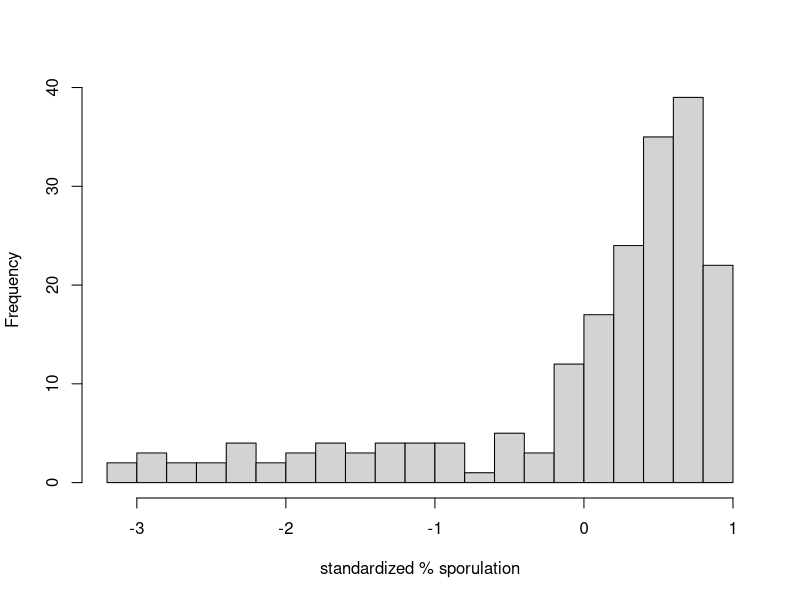
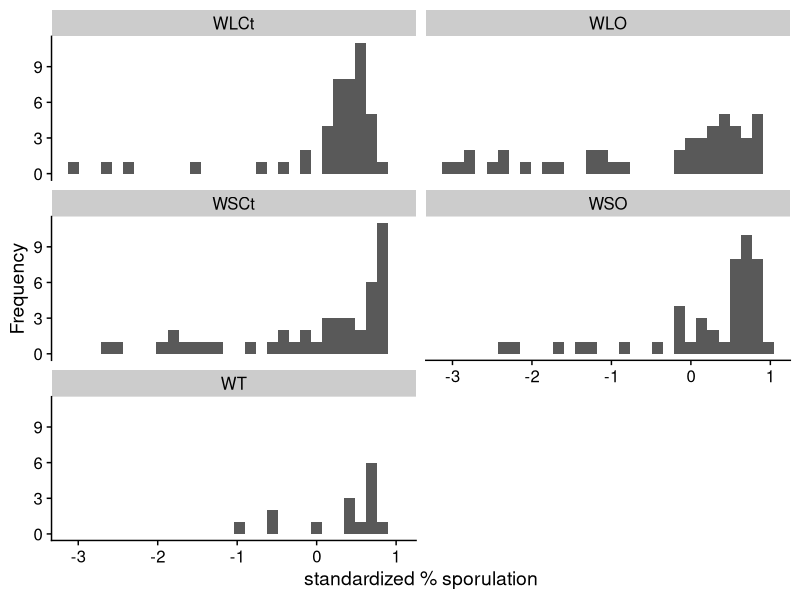
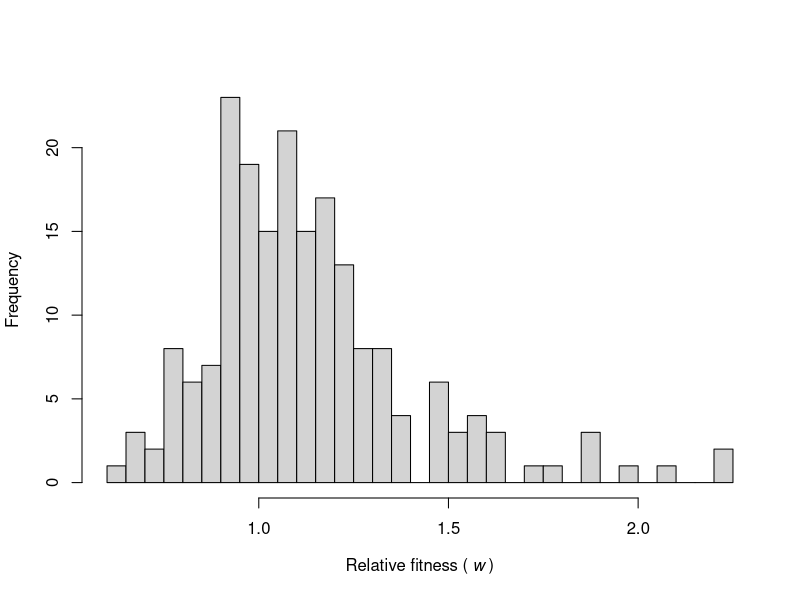

Write the R code that produced these figures, in order. (Note: this script raises an error after producing the figures.)
## ---- chunk 1
rm(list=ls())
# setwd("~/GitHub/coevolution-ts/")
require("dplyr")
require(here)
library(ggplot2)
library(cowplot)
## ---- chunk 2
data <- read.csv(here("data/sporulation-growth.csv"), header = TRUE, sep =",")
# data <- read.csv("./data/sporulation-growth.csv", header = TRUE, sep =",")

#select sporulation data time (24 or 48 hrs)
data <- filter(data, Tsample=="T48H")

perc.spore.std <- (data$perc.spore - mean(data$perc.spore)) / sd(data$perc.spore)
data <- data.frame(data, perc.spore.std)
## ---- chunk 3
# average fitness for ancestral strain
anc <- filter(data, host == "WT" & phage == "no_Phage" & line == "ANC")

anc.gr <- mean(anc$growth.rate)

rel.fit <- data$growth.rate / anc.gr

data <- data.frame(data, rel.fit)
## ---- chunk 4
spore.hist <- hist(data$perc.spore.std, main = NA, 
      xlab = "standardized % sporulation", ylab = "Frequency",
      breaks = 25)

data%>%
   ggplot(aes(perc.spore.std)) +
   geom_histogram() +
   facet_wrap(~culture, nrow = 3) +
   xlab("standardized % sporulation") +
   ylab("Frequency") + 
   theme_cowplot()
## ---- chunk 5
fitness.hist <- hist(data$rel.fit, main = NA, 
      xlab = expression('Relative fitness ('~italic(w)~')'), ylab = "Frequency",
      breaks = 25)
## ---- chunk 6
# Wild type host without seed bank and no phage
wt.np.anc <- filter(data, host == "WT" & phage == "no_Phage" & line == "ANC") %>%
   dplyr::select(colony, line, perc.spore.std, rel.fit) %>%
   group_by(colony) %>%
   summarize(perc.spore.std = mean(perc.spore.std), rel.fit = mean(rel.fit)) 

# Wild type host with short seed bank and no phage
wt.np.short <- filter(data, host == "WT" & phage == "no_Phage" & seed.bank == "short") %>%
   dplyr::select(colony, line, perc.spore.std, rel.fit) %>%
   group_by(colony, line) %>%
   summarize(perc.spore.std = mean(perc.spore.std), rel.fit = mean(rel.fit)) 

# Wild type host with short seed bank and plus phage
wt.pp.short <- filter(data, host == "WT" & phage == "SPO1" & seed.bank == "short") %>%
   dplyr::select(colony, line, perc.spore.std, rel.fit) %>%
   group_by(colony, line) %>%
   summarize(perc.spore.std = mean(perc.spore.std), rel.fit = mean(rel.fit)) 
## ---- chunk 7
#Create dummy variables for treatments
# This supplies parameters for ponds; add and subtract for lake parms
D1 <- (data$phage == "SPO1")*1
D2 <- (data$seed.bank == "long")*1
fit <- lm(data$rel.fit ~ data$perc.spore.std + D1 + data$perc.spore.std*D1 + 
             D2 + data$perc.spore.std*D2)
summary(fit)

# I'm unsure whether the model above is sufficient or appropriate for testing
# whether or not there's an interaction between phage and seed bank on 
# fitness-sporulation relationship.
# I tried adding another term (data$perc.spore.std*D1*D2) and this was not n.s.,
# but it did change things a little bit

# Initial interpretations of `fit`:

# Overall, multiple regression model is highly significant (P = 9.779e-07)
# But there's quite a bit of unexplained variation (R2 = 0.19)

# Global intercept is different from zero (P < 2e-16), although that's not interesting
# (Perhaps, might be more interesting to know if intercept is different from 1)
# In any case, phage (D1) seems to decrease intercept (P = 0.045)
# While seed bank (D2) seems to marginally decrease intercept (P = 0.053)

# Overall, relative fitness is not related to sporulation (P = 0.80)
# And is not affected by degree of seed bank (P = 0.67)
# However, the sporulation-fitness relationship is significantly modified by phage (P = 0.009)
# Results suggest:
# 1) sporulation in the ancestral strain is not under selection (or "under relaxed selection")
# 2) after evolving with SPO1, sporulation is under significant positive selection
# This is consistent with hypothesis that sporulation can serve as refuge against phage
# Because we've standardized fitness and trait value, we should be able to interpret the selection coefficient
# In this case, selection coefficient equals -0.009704 + 0.122 = 0.1127. Compare!
# 3) Small vs. long seed bank does not alter selection coefficient
# But perhaps what we want to know is whether seed bank treatment is detectable in presence of phage
# See commment above re: data$perc.spore.std*D1*D2

coefficients <- coefficients(fit) # model coefficients
confit <- confint(fit, level = 0.95) # 95% CI for parameters
predicted <- fitted(fit) # predicted values
rediduals <- residuals(fit) # residuals
anova <- anova(fit) # anova table
vcov <- vcov(fit) # covariance matrix for model parameters
influence <- influence(fit) # regression diagnostics
## ---- chunk 8
# Wild type ancestor vs. evolved host with a short seed bank

png(filename=here("/plots/selection-gradient/select.grad-1-48h.png"),
    width = 1200, height = 1200, res = 96*2)

plot.new()
par(mar = c(7, 7, 5, 7))

plot(wt.np.anc$perc.spore.std, wt.np.anc$rel.fit, xlim = c(-0.1, 1.1), 
     ylim = c(0.75, 1.4), type = "p", 
     pch = 21, bg = "pink", col = "black", cex = 1.5, ylab = "", xlab = "", 
     cex.lab = 1.5, las = 1, lwd = 1, yaxt = "n", xaxt = "n")
box(lwd=2)

# Add ticks and tick labels
axis(side = 2, lwd.ticks = 2, las = 1, cex.axis = 1.25, 
   labels = c("0.75", "1.00", "1.25"), at = c(0.75, 1.0, 1.25))

axis(side = 4, labels = F, lwd.ticks = 2, 
   at = c(0.75, 1.0, 1.25))

axis(side = 1, lwd.ticks = 2, cex.axis = 1.25, las = 1,
    labels = c("0.0", "0.25", "0.50", "0.75", "1.0"), at = c(0, 0.25, 0.5, 0.75, 1))

axis(side = 3, labels = F, lwd.ticks = 2, las = 1, cex.axis = 1.25, 
   at = c(0, 0.25, 0.5, 0.75, 1))

mtext('Sporulation (standardized)', side = 1, outer = TRUE, cex = 1.5, 
      line = -4, adj = 0.5)

mtext(expression('Relative fitness ('~italic(w)~')'), side = 2, outer = TRUE, 
      cex = 1.5, line = -3.5, adj = 0.6)

fit1 <- lm(wt.np.anc$rel.fit ~ wt.np.anc$perc.spore.std)
abline(fit1, col = "red", lty = 2, lwd = 2)

points(wt.np.short$perc.spore.std, wt.np.short$rel.fit, type = "p", 
     pch = 21, bg = "lightblue", lwd = 1, col = "black", cex = 1.5)

fit2 <- lm(wt.np.short$rel.fit ~ wt.np.short$perc.spore.std)
abline(fit2, col = "blue", lty = 2, lwd = 2)

dev.off()  
graphics.off() 
## ---- chunk 9
# Short seed bank without phage vs. short seed bank with phage

png(filename=here("/plots/selection-gradient/select.grad-2-48h.png"),
    width = 1200, height = 1200, res = 96*2)

plot.new()
par(mar = c(7, 7, 5, 7))

plot(wt.np.short$perc.spore.std, wt.np.short$rel.fit, xlim = c(-1.5, 1.5), 
     ylim = c(0.65, 1.4), type = "p", 
     pch = 21, bg = "pink", col = "black", cex = 1.5, ylab = "", xlab = "", 
     cex.lab = 1.5, las = 1, lwd = 1, yaxt = "n", xaxt = "n")
box(lwd=2)

# Add ticks and tick labels
axis(side = 2, lwd.ticks = 2, las = 1, cex.axis = 1.25, 
   labels = c("0.75", "1.00", "1.25"), at = c(0.75, 1.0, 1.25))

axis(side = 4, labels = F, lwd.ticks = 2, 
   at = c(0.75, 1.0, 1.25))

axis(side = 1, lwd.ticks = 2, cex.axis = 1.2, las = 1,
    labels = c("-1.0", "-0.5", "0.0", "0.5", "1.0"), at = c(-1, -0.5, 0, 0.5, 1))

axis(side = 3, labels = F, lwd.ticks = 2, las = 1, cex.axis = 1.2, 
   at = c(-1.0, -0.5, 0, 0.5, 1.0))

mtext('Sporulation (standardized)', side = 1, outer = TRUE, cex = 1.5, 
      line = -4, adj = 0.5)

mtext(expression('Relative fitness ('~italic(w)~')'), side = 2, outer = TRUE, 
      cex = 1.5, line = -3.5, adj = 0.6)

fit1 <- lm(wt.np.short$rel.fit ~ wt.np.short$perc.spore.std)
abline(fit1, col = "red", lty = 2, lwd = 2)

points(wt.pp.short$perc.spore.std, wt.pp.short$rel.fit, type = "p", 
     pch = 21, bg = "lightblue", lwd = 1, col = "black", cex = 1.5)

fit2 <- lm(wt.pp.short$rel.fit ~ wt.pp.short$perc.spore.std)
abline(fit2, col = "blue", lty = 2, lwd = 2)

dev.off()  
graphics.off() 
## ---- chunk 10

plot.data <- 
   data%>%
   #add seed.bank ANC to ancestor
   mutate(seed.bank = if_else(line=="ANC","ANC", as.character(seed.bank)))%>%
   #summarize means
   dplyr::select(host, phage, line, seed.bank, colony, perc.spore.std, rel.fit)%>%
   group_by(host, phage, line, colony, seed.bank) %>%
   summarize(n=n(),
             se.spore=sd(perc.spore.std)/sqrt(n),
             se.fit=sd(rel.fit)/sqrt(n),
             perc.spore.std = mean(perc.spore.std),
             rel.fit = mean(rel.fit))
## ---- chunk 11
require(broom)
require(tidyr)
d.cor <- tibble()
d.lm <- tibble()

for (seed in unique(plot.data$seed.bank)){
   for (phg in  unique(plot.data$phage)){
      
      d.tmp <-
         plot.data%>%
         filter (seed.bank == seed) %>%
         filter (phage == phg)
      
      if (nrow(d.tmp) < 1) next
      
         
      d.cor <-
         cor.test(d.tmp$perc.spore.std, d.tmp$rel.fit) %>%
         tidy() %>%
         mutate(seed.bank = seed, phage = phg)  %>%
         bind_rows(d.cor, .)
      
      d.lm <- 
         lm( d.tmp$rel.fit ~d.tmp$perc.spore.std) %>%
         tidy()%>%
         mutate(seed.bank = seed, phage = phg)  %>%
         bind_rows(d.lm, .)
      
   }
}

#make plot lables
d.cor <- d.cor %>%
   mutate(lbl = paste0("cor = ", signif(estimate, 3),"\nP = ", signif(p.value, 3)))

d.lm.plot <- 
   d.lm %>%
   select(-std.error, -statistic, -p.value) %>%
   mutate(term = if_else(term == "(Intercept)", "b", "a"))%>%
   pivot_wider(values_from = estimate, names_from = term)%>%
   mutate(lbl = paste0("y = ", signif(a, 2),"x + ", signif(b, 2)))
## ---- chunk 12

   plot.data %>%
   rename(line.rep = line) %>%
#plot
   ggplot(aes(x=perc.spore.std, y=rel.fit))+
   geom_smooth(method = "lm", linetype=1, se = F, size=1.5, color="black")+
   geom_point(aes(fill=line.rep), alpha=0.5,shape=21, size=3)+
   #correlation label
   geom_text(data = d.cor, aes(label = lbl), x=-2, y=2) +
   geom_text(data = d.lm.plot, aes(label = lbl), x=-1.5, y=0.1) +
   facet_wrap(seed.bank~phage)+
   theme_cowplot()+
   panel_border()+
   expand_limits(y=0)+
   xlab('Sporulation (standardized)')+
   ylab(expression('Relative fitness ('~italic(w)~')'))+
   theme(legend.position = "bottom")+
   ggsave(here("plots/selection-gradient/select.grad-treat.png"),
    width = 10, height = 7)
   
## ---- chunk 13
#duplicate ancestor data for phage treatment panel
   plot.data %>%
   filter(line == "ANC")%>%
   mutate(phage = "SPO1")%>%
   bind_rows(plot.data, .)%>%
#plot
   ggplot(aes(x=perc.spore.std, y=rel.fit, color=seed.bank))+
   geom_smooth(method = "lm", linetype=1, se = F, size=1.5)+
   geom_point(aes(fill=seed.bank), alpha=0.5,shape=21, size=3)+
   facet_wrap(~phage)+
   theme_cowplot()+
   panel_border()+
   xlab('Sporulation (standardized)')+
   ylab(expression('Relative fitness ('~italic(w)~')'))+
   theme(legend.position = "bottom")+
   ggsave(here("plots/selection-gradient/select.grad-phage.png"),
    width = 10, height = 7)
   
## ---- chunk 14

plot.data %>%
   filter(line != "ANC")%>%
   ggplot(aes(x=perc.spore.std, y=rel.fit, color=phage))+
   geom_smooth(method = "lm", linetype=1, se = F, size=1.5)+
   geom_point(aes(fill=phage), alpha=0.5,shape=21, size=3)+
   facet_wrap(~seed.bank)+
   theme_cowplot()+
   panel_border()+
   xlab('Sporulation (standardized)')+
   ylab(expression('Relative fitness ('~italic(w)~')'))+
   theme(legend.position = "bottom")+
   ggsave(here("plots/selection-gradient/select.grad-seed.bank.png"),
    width = 10, height = 7)
   
